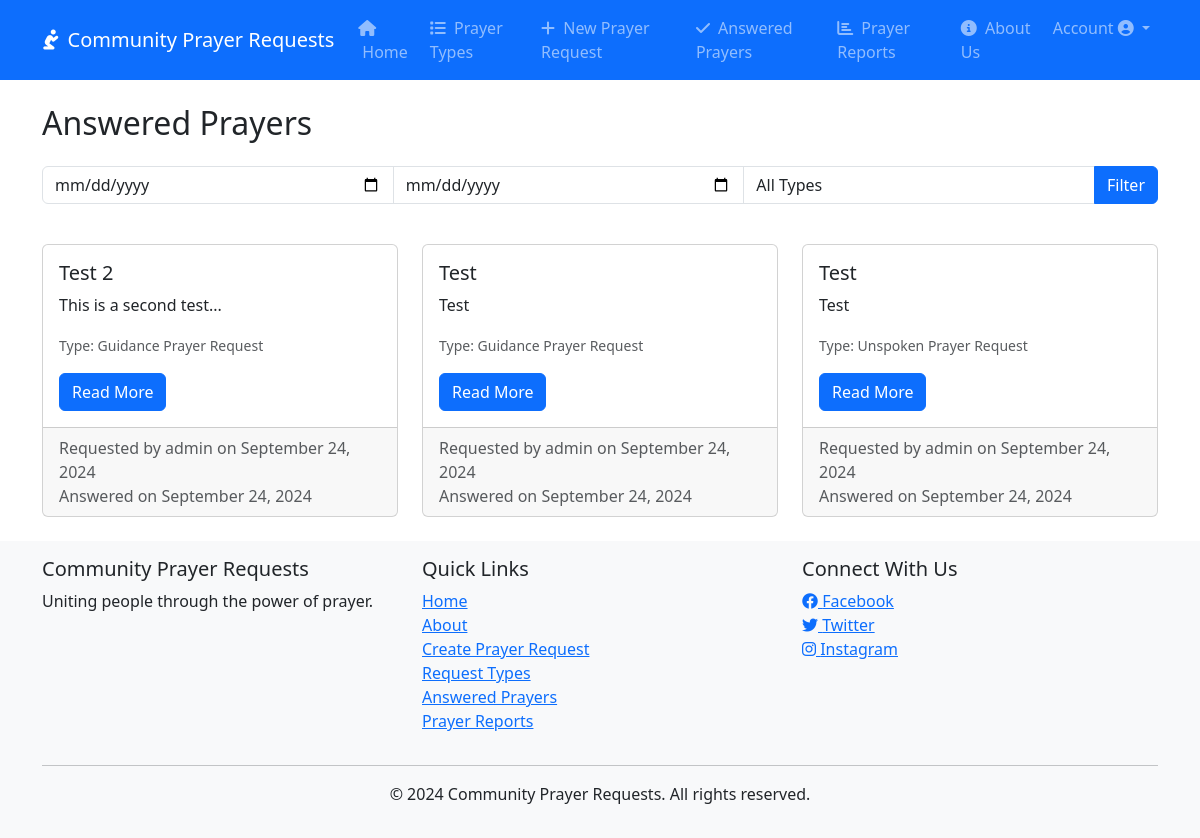
Page /answered/ (signed in) on the committed database.
### prayer_requests/models.py (models this page shows, shortened)
class PrayerRequest(models.Model):
    PRAYER_TYPES = [
        ('UNSPOKEN', 'Unspoken Prayer Request'),
        ('VERBAL', 'Verbal Prayer Request'),
        ('HEALTH', 'Health-related Prayer Request'),
        ('FAMILY', 'Family-related Prayer Request'),
        ('GUIDANCE', 'Guidance Prayer Request'),
        ('PRAISE', 'Praise Report/Thanksgiving'),
        ('COMMUNITY', 'Community Prayer Request'),
        ('SPIRITUAL', 'Spiritual Growth'),
    ]
    title = models.CharField(max_length=200)
    description = models.TextField()
    created_by = models.ForeignKey(User, on_delete=models.CASCADE)
    created_at = models.DateTimeField(auto_now_add=True)
    updated_at = models.DateTimeField(auto_now=True)
    prayer_type = models.CharField(max_length=20, choices=PRAYER_TYPES, default='VERBAL')
    is_answered = models.BooleanField(default=False)
    answered_at = models.DateTimeField(null=True, blank=True)
    class Meta:
        ordering = ['-created_at']

### prayer_requests/views.py (the view)
# urls.py: path('answered/', views.answered_prayers, name='answered_prayers'),
@login_required
def answered_prayers(request):
    answered_prayers = PrayerRequest.objects.filter(is_answered=True)
    prayer_types = PrayerRequest.PRAYER_TYPES
    context = {
        'answered_prayers': answered_prayers,
        'prayer_types': prayer_types,
    }
    return render(request, 'prayer_requests/answered_prayers.html', context)

### prayer_requests/templates/prayer_requests/answered_prayers.html (shortened to what this page needs)
{% extends 'prayer_requests/base.html' %}
{% block content %}
{% if user.is_authenticated %}
    <h2 class="mb-4">Answered Prayers</h2>
    <div class="row mb-4">
        <div class="col-md-12">
            <form method="GET" class="form-inline">
                <div class="input-group mb-3">
                    <input type="date" name="start_date" class="form-control" placeholder="Start Date">
                    <input type="date" name="end_date" class="form-control" placeholder="End Date">
                    <select name="prayer_type" class="form-control">
                        <option value="">All Types</option>
                    </select>
                    <button type="submit" class="btn btn-primary">Filter</button>
                </div>
            </form>
        </div>
    </div>
    <div class="row">
        {% for prayer in answered_prayers %}
            <div class="col-md-4 mb-4">
                <div class="card h-100">
                    <div class="card-body">
                        <h5 class="card-title">{{ prayer.title }}</h5>
                        <p class="card-text">{{ prayer.description|truncatewords:20 }}</p>
                        <p class="card-text"><small class="text-muted">Type: {{ prayer.get_prayer_type_display }}</small></p>
                        <div class="d-flex justify-content-between">
                            <a href="{% url 'prayer_request_detail' prayer.pk %}" class="btn btn-primary">Read More</a>
                        </div>
                    </div>
                    <div class="card-footer text-muted">
                        Requested by {{ prayer.created_by }} on {{ prayer.created_at|date:"F d, Y" }}<br>
                        Answered on {{ prayer.answered_at|date:"F d, Y" }}
                    </div>
                </div>
            </div>
        {% empty %}
            <div class="col-12">
                <div class="alert alert-info" role="alert">
                    No answered prayers available yet. Keep praying and believing!
                </div>
            </div>
        {% endfor %}
    </div>
{% endif %}
{% endblock %}

### prayer_requests/templates/prayer_requests/base.html (style rules this page uses)
body { display: flex; flex-direction: column; min-height: 100vh; }

### rows in the picture
PrayerRequest: title "Test 2", description "This is a second test...", prayer_type "Guidance Prayer Request", created_by "admin", created_at "September 24, 2024", answered_at "September 24, 2024"
PrayerRequest: title "Test", description "Test", prayer_type "Guidance Prayer Request", created_by "admin", created_at "September 24, 2024", answered_at "September 24, 2024"
PrayerRequest: title "Test", description "Test", prayer_type "Unspoken Prayer Request", created_by "admin", created_at "September 24, 2024", answered_at "September 24, 2024"
